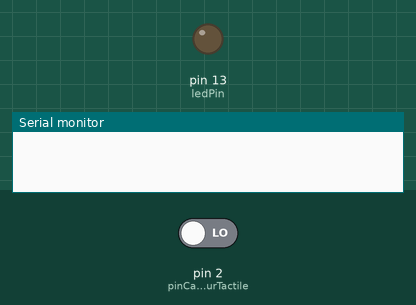
Recording of a sketch running on a simulated Arduino Pro Mini, built with avr-gcc and run on an emulated ATmega328P. Parts: output pins drawn as LEDs (lit = HIGH), the last lines printed to the serial monitor. The inputs (shaded band) are chosen by the test bench; at power-on: pin 2 (pinCapteurTactile) LOW. Sleep ends after the set time or at an interrupt.

Above: at 1.2 s.
1.3 s: pin 2 (pinCapteurTactile) driven HIGH
At 2.1 s:
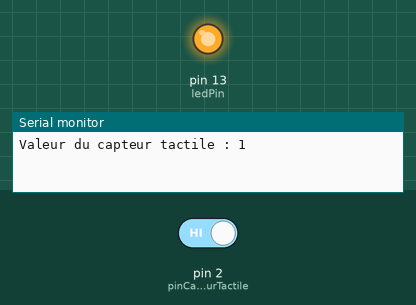
Timing chart, 0 to 4.3 s (numbered marks = the images above; inputs shaded):
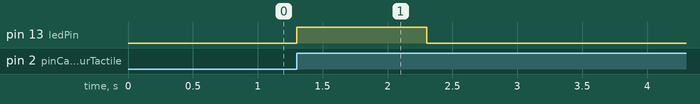

Measured:
- after the input at 1.3 s, pin 13 (ledPin): LOW → HIGH at once, → LOW 1.0 s later

The sketch:

Progcapavecreduction1.ino
```cpp
#include <avr/sleep.h>
#include <avr/power.h>
const int ledPin = 13;
const int pinCapteurTactile = 2;
volatile bool capteurActive = false;
void setup() {
  pinMode(ledPin, OUTPUT);
  Serial.begin(9600);
// test modul
  power_usart0_disable();
  power_spi_disable();
  power_twi_disable();
  power_timer1_disable();
  power_timer0_disable();
  power_adc_disable();
  // Configuration de la minuterie pour une interruption toutes les 8 secondes
  noInterrupts();
  TCCR1A = 0;
  TCCR1B = 0;
  TCNT1 = 0;
  OCR1A = 1249;
  TCCR1B |= (1 << WGM12);
  TCCR1B |= (1 << CS12);
  TIMSK1 |= (1 << OCIE1A);
  interrupts();
  // Activation de l'interruption sur le capteur tactile
  attachInterrupt(digitalPinToInterrupt(pinCapteurTactile), capteurTouche, RISING);
}
void loop() {
  if (capteurActive) {
    int valeurCapteur = digitalRead(pinCapteurTactile);
      power_usart0_enable();
      power_spi_enable();
      power_twi_enable();
      power_timer1_enable();
      power_timer0_enable();
      power_adc_enable();
      if (valeurCapteur == HIGH) {
        digitalWrite(ledPin, HIGH);
        Serial.print("Valeur du capteur tactile : ");
        Serial.println(valeurCapteur);
        delay(1000);
        digitalWrite(ledPin, LOW);
    }
    capteurActive = false;
  }
  // Mettre le microcontrôleur en veille profonde
  sleepNow();
}
ISR(TIMER1_COMPA_vect) {
  capteurActive = true;
}
void capteurTouche() {
  capteurActive = true;
}
void sleepNow() {
  set_sleep_mode(SLEEP_MODE_PWR_DOWN);
  sleep_enable();
  sleep_mode();
  sleep_disable();
}
```
